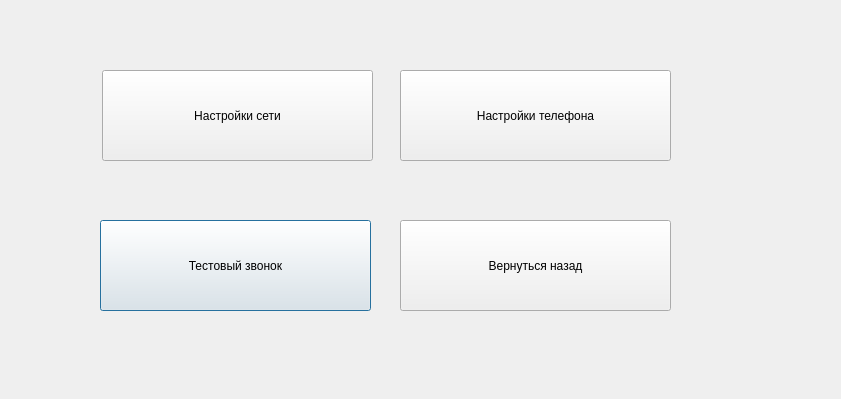
<ui version="4.0" >
 <author></author>
 <comment></comment>
 <exportmacro></exportmacro>
 <class>Dialog</class>
 <widget class="QDialog" name="Dialog" >
  <property name="geometry">
   <rect>
    <x>0</x>
    <y>0</y>
    <width>841</width>
    <height>399</height>
   </rect>
  </property>
  <property name="windowTitle">
   <string>mainTest</string>
  </property>
  <widget class="QPushButton" name="testCallButton">
   <property name="geometry">
    <rect>
     <x>100</x>
     <y>220</y>
     <width>271</width>
     <height>91</height>
    </rect>
   </property>
   <property name="text">
    <string>Тестовый звонок</string>
   </property>
  </widget>
  <widget class="QPushButton" name="networkSettingButton">
   <property name="geometry">
    <rect>
     <x>102</x>
     <y>70</y>
     <width>271</width>
     <height>91</height>
    </rect>
   </property>
   <property name="text">
    <string>Настройки сети</string>
   </property>
  </widget>
  <widget class="QPushButton" name="returnButton">
   <property name="geometry">
    <rect>
     <x>400</x>
     <y>220</y>
     <width>271</width>
     <height>91</height>
    </rect>
   </property>
   <property name="text">
    <string>Вернуться назад</string>
   </property>
  </widget>
  <widget class="QPushButton" name="phoneConfButton">
   <property name="geometry">
    <rect>
     <x>400</x>
     <y>70</y>
     <width>271</width>
     <height>91</height>
    </rect>
   </property>
   <property name="text">
    <string>Настройки телефона</string>
   </property>
  </widget>
 </widget>
 <resources/>
 <connections/>
</ui>
